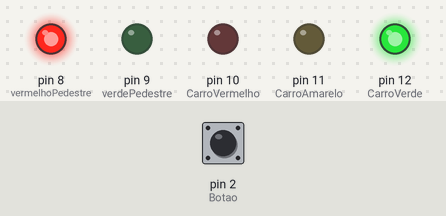
Bench run of a sketch on a simulated Arduino Uno, built with avr-gcc and run on an emulated ATmega328P. On the bench: output pins drawn as LEDs (lit = HIGH). The inputs (shaded band) are chosen by the test bench; at power-on: pin 2 (Botao) LOW.

Above: at 1.2 s.
1.3 s: pin 2 (Botao) pulled HIGH for 0.15 s
At 5.7 s:
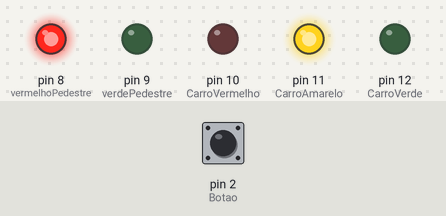
10.4 s: pin 2 (Botao) pulled HIGH for 3.2 s
At 10.42 s:
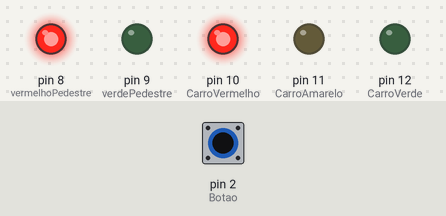
At 18.8 s:
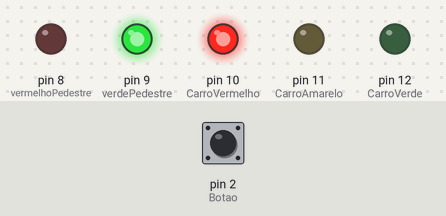
Timing chart, 0 to 20.3 s (numbered marks = the images above; inputs shaded):
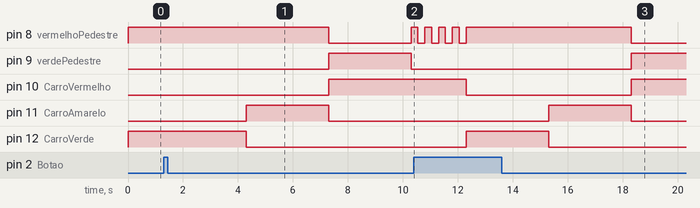

The sketch:

semaforo.ino
```cpp
//código com botao
//variaveis para a via dos carros
int CarroVerde = 12;
int CarroAmarelo = 11;
int CarroVermelho = 10;

//variaveis para a via dos pedestres
int verdePedestre = 9;
int vermelhoPedestre = 8;

//variaveis do botão
int Botao = 2;
int estadoBotao = 0;

void setup()
{
  pinMode(CarroVermelho, OUTPUT);
  pinMode(CarroAmarelo, OUTPUT);
  pinMode(CarroVerde, OUTPUT);

  pinMode(vermelhoPedestre, OUTPUT);
  pinMode(verdePedestre, OUTPUT);

  pinMode(Botao, INPUT);
}

void loop()
{
  digitalWrite(vermelhoPedestre, HIGH);
  digitalWrite(CarroVerde, HIGH);

  estadoBotao = digitalRead(Botao);

  if (estadoBotao == HIGH)
  {
    delay(3000);

    digitalWrite(CarroVerde, LOW);
    digitalWrite(CarroAmarelo, HIGH);
    delay(3000);

    digitalWrite(CarroAmarelo, LOW);
    digitalWrite(CarroVermelho, HIGH);
    digitalWrite(vermelhoPedestre, LOW);
    digitalWrite(verdePedestre, HIGH);
    delay(3000);

    digitalWrite(verdePedestre, LOW);

    for( int contador = 0; contador <= 3; contador++ )
    {
      digitalWrite(vermelhoPedestre, HIGH);
      delay(250);

      digitalWrite(vermelhoPedestre, LOW);
      delay(250);
    }

    digitalWrite(CarroVermelho, LOW);
  }
}
```

Measured:
- after the input at 1.3 s, pin 8 (vermelhoPedestre): HIGH → LOW after 6.0 s, → HIGH 3.0 s later; pin 9 (verdePedestre): LOW → HIGH after 6.0 s, → LOW 3.0 s later; pin 10 (CarroVermelho): LOW → HIGH after 6.0 s; pin 11 (CarroAmarelo): LOW → HIGH after 3.0 s, → LOW 3.0 s later; pin 12 (CarroVerde): HIGH → LOW after 3.0 s
- after the input at 10.4 s, pin 9 (verdePedestre): LOW → HIGH after 7.9 s; pin 11 (CarroAmarelo): LOW → HIGH after 4.9 s, → LOW 3.0 s later
